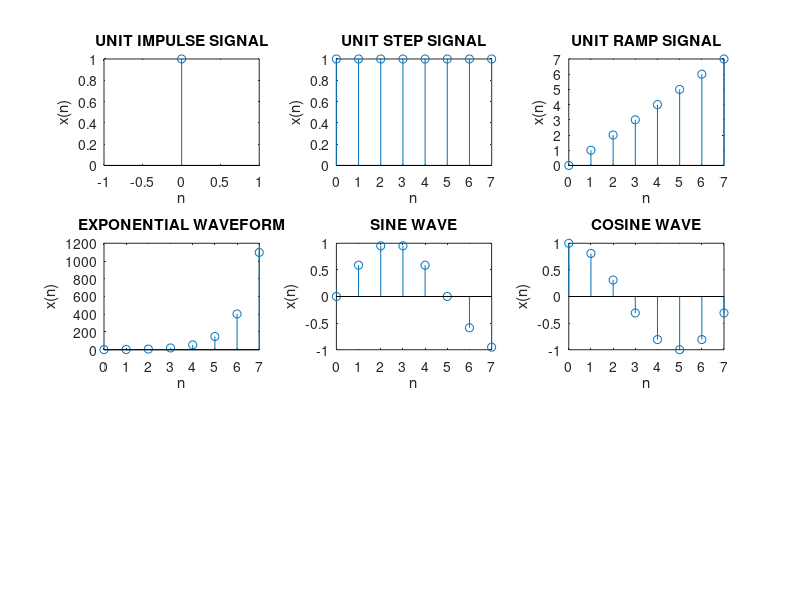

Here is the MATLAB script that generated this plot:
clc;
clear all;
close all;
%UNIT IMPULSE SIGNAL%
N=8;
n=0;
x=ones(1,1);
subplot(3,3,1);
stem(n,x);
xlabel('n');
ylabel('x(n)');
title('UNIT IMPULSE SIGNAL');
%UNIT STEP SIGNAL%
N=8;
n=0:1:N-1;
x=ones(1,N);
subplot(3,3,2);
stem(n,x);
xlabel('n');
ylabel('x(n)');
title('UNIT STEP SIGNAL');
%UNIT RAMP SIGNAL%
N=8;
n=0:1:N-1;
x=0:1:N-1;
subplot(3,3,3);
stem(n,x);
xlabel('n');
ylabel('x(n)');
title('UNIT RAMP SIGNAL');
%EXPONENTIAL WAVE%
N=8;
n=0:1:N-1;
x=exp(n);
subplot(3,3,4);
stem(n,x );
xlabel('n');
ylabel('x(n)');
title('EXPONENTIAL WAVEFORM');
%SINE WAVE%
N=8;
n=0:1:N-1;
x=sin(.2*pi*n);
subplot(3,3,5);
stem(n,x);
xlabel('n');
ylabel('x(n)');
title('SINE WAVE');
%COSINE WAVE%
N=8;
n=0:1:N-1;
x=cos(.2*pi*n);
subplot(3,3,6);
stem(n,x);
xlabel('n');
ylabel('x(n)');
title('COSINE WAVE');